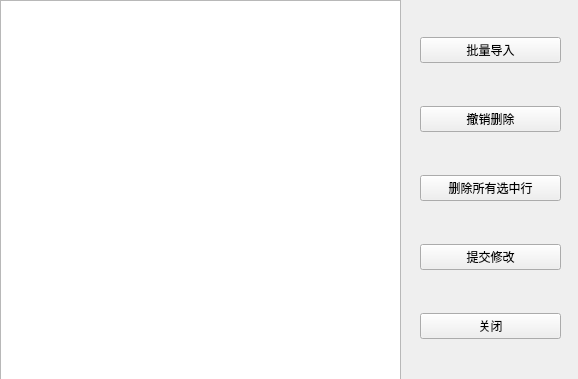
<?xml version="1.0" encoding="UTF-8"?>
<ui version="4.0">
 <class>ManageWidget</class>
 <widget class="QWidget" name="ManageWidget">
  <property name="geometry">
   <rect>
    <x>0</x>
    <y>0</y>
    <width>578</width>
    <height>379</height>
   </rect>
  </property>
  <property name="windowTitle">
   <string>Form</string>
  </property>
  <widget class="QTableView" name="tableView">
   <property name="geometry">
    <rect>
     <x>0</x>
     <y>0</y>
     <width>401</width>
     <height>391</height>
    </rect>
   </property>
  </widget>
  <widget class="QWidget" name="verticalLayoutWidget">
   <property name="geometry">
    <rect>
     <x>420</x>
     <y>0</y>
     <width>141</width>
     <height>381</height>
    </rect>
   </property>
   <layout class="QVBoxLayout" name="verticalLayout">
    <item>
     <widget class="QPushButton" name="importByFile">
      <property name="text">
       <string>批量导入</string>
      </property>
     </widget>
    </item>
    <item>
     <widget class="QPushButton" name="undoDeleteButton">
      <property name="text">
       <string>撤销删除</string>
      </property>
     </widget>
    </item>
    <item>
     <widget class="QPushButton" name="DleleteAll">
      <property name="text">
       <string>删除所有选中行</string>
      </property>
     </widget>
    </item>
    <item>
     <widget class="QPushButton" name="submit">
      <property name="text">
       <string>提交修改</string>
      </property>
     </widget>
    </item>
    <item>
     <widget class="QPushButton" name="close">
      <property name="text">
       <string>关闭</string>
      </property>
     </widget>
    </item>
   </layout>
  </widget>
 </widget>
 <resources/>
 <connections/>
</ui>
